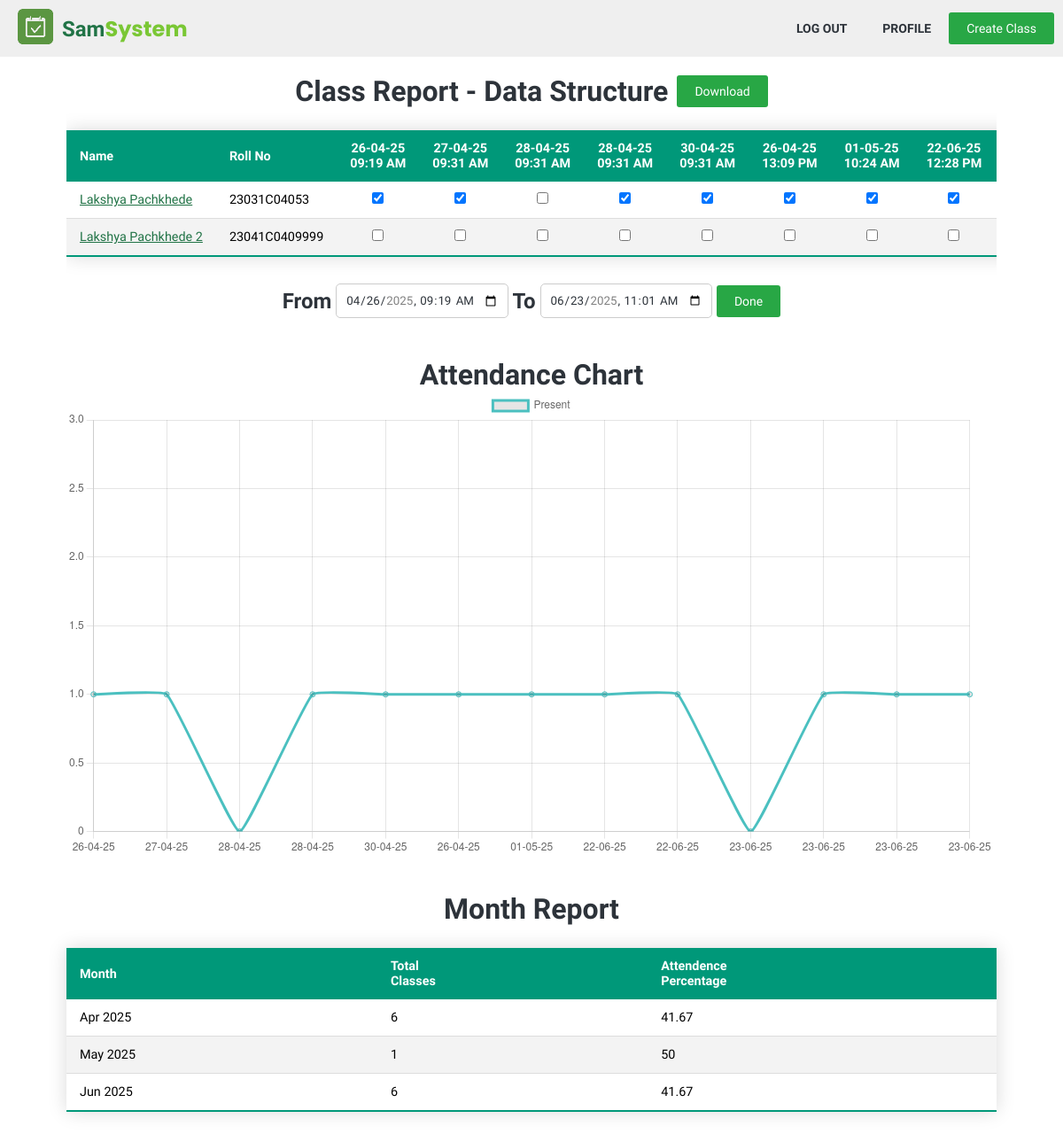
Page /class/class_report.php?id=3 (signed in) on the committed database.
### tables this page shows
CREATE TABLE `class` (
  `id` int(11) NOT NULL,
  `name` varchar(100) DEFAULT NULL,
  `description` text DEFAULT NULL,
  `teacher_id` int(11) DEFAULT NULL,
  `date_created` datetime DEFAULT current_timestamp(),
  `branch` int(11) DEFAULT NULL,
  `longitude` decimal(10,5) DEFAULT NULL,
  `latitude` decimal(10,5) DEFAULT NULL,
  `open_session_id` int(11) DEFAULT NULL
);

CREATE TABLE `attendence_session` (
  `id` int(11) NOT NULL,
  `class_id` int(11) DEFAULT NULL,
  `date_time` datetime NOT NULL DEFAULT current_timestamp()
);

CREATE TABLE `attends` (
  `student_id` int(11) NOT NULL,
  `class_id` int(11) NOT NULL,
  `date_joined` datetime DEFAULT current_timestamp()
);

CREATE TABLE `user` (
  `id` int(11) NOT NULL,
  `name` varchar(50) NOT NULL,
  `email` varchar(100) NOT NULL,
  `password` varchar(255) NOT NULL,
  `type` enum('student','teacher','admin') NOT NULL DEFAULT 'student',
  `approved` tinyint(1) NOT NULL DEFAULT 0,
  `date_created` date DEFAULT current_timestamp()
);

CREATE TABLE `student_profile` (
  `student_id` int(11) NOT NULL,
  `roll_no` varchar(15) NOT NULL,
  `branch` int(11) DEFAULT NULL,
  `bio` varchar(200) DEFAULT NULL
);

### utils.php (called while the page is built, shortened)
<?php
function getAttribute($conn, $table, $attribute, $parameter ,$value){
	$stmt = $conn->prepare("SELECT $attribute FROM $table WHERE $parameter = ?");
	$stmt->bind_param('i', $value);
	$stmt->execute();
	$result = $stmt->get_result()->fetch_assoc()[$attribute] ?? null;
	return $result;
}
function getNumberOfRecords($conn, $table)
{
	$stmt = $conn->prepare("SELECT COUNT(*) FROM $table");
	$stmt->execute();
	$stmt->bind_result($count);
	return $count;
}
function getRecords($conn, $table, $parameter, $value){
	$stmt = $conn->prepare("SELECT * FROM $table WHERE $parameter = ?");
	$stmt->bind_param('i', $value);
	$stmt->execute();
	$result = $stmt->get_result();
	return $result;
}
function getHtmlInputDate($str){
	return (new DateTime($str))->format('Y-m-d\TH:i');
}
function executeSql($conn, $sql){
	$stmt = $conn->prepare($sql);
	$stmt->execute();
	$result = $stmt->get_result();
	return $result;
}
?>

### class/class_report.php (the view, shortened to what this page needs)
<?php
require '../db/db_connector.php';
require '../utils.php';
$class_id = $_GET['id'];
$min_session_date = executeSql($conn, "SELECT MIN(date_time) FROM attendence_session WHERE class_id = $class_id");
$min_session_date = (getHtmlInputDate($min_session_date->fetch_assoc()['MIN(date_time)']));
$max_session_date = executeSql($conn, "SELECT MAX(date_time) FROM attendence_session WHERE class_id = $class_id");
$max_session_date = (getHtmlInputDate($max_session_date->fetch_assoc()['MAX(date_time)']));
function getMonth($monthNum) {
    $date = DateTime::createFromFormat('!m', $monthNum);
    return $date->format('M');
}
?>
<!DOCTYPE html>
<html lang="en">
<head>
	<link rel="stylesheet" href="../css/util.css">
	<link rel="stylesheet" href="../css/style.css">
</head>
<body>
	<?php require '..\components\nav_sm.php'; ?>
	<div class="container d-f-col mt20">
		<div class="d-fcc jc-sb g-10">
			<h1 >Class Report - <?= getAttribute($conn, "class", "name", "id", $class_id) ?></h1>
			<a href="/attendence/class/download_report.php?id=<?=$class_id?>" class="btn">Download</a>
		</div>
		<div class="scroll-wrapper">
			<table class="styled-table">
				<thead>
					<tr>
						<th>Name</th>
						<th>Roll No</th>
						<?php
						if (isset($start_date) && isset($end_date))
						{
							$sessions = executeSql($conn, "SELECT * FROM attendence_session WHERE class_id = $class_id AND DATE(date_time) >= '$start_date_str' AND DATE(date_time) <= '$end_date_str'");
						}
						else {
							$sessions =	getRecords($conn, "attendence_session", "class_id", $class_id);
						}
						$sessions_array = [];
						while($session = $sessions->fetch_assoc()){
							$sessions_array[] = $session;
							echo "<th class='tac'>". date('d-m-y', strtotime($session['date_time']))."<br>". date('H:i A', strtotime($session['date_time'])) ."</th>";
						}
						?>
					</tr>
				</thead>
				<tbody>
					<?php
					$all_students = getRecords($conn, "attends", "class_id", $class_id);
					while($row = $all_students->fetch_assoc()){
						$user_id = $row['student_id'];
						$student_name = getAttribute($conn, "user", "name", "id", $user_id);
						$student_roll_no = getAttribute($conn, "student_profile", "roll_no","student_id", $user_id);
						echo"
						<tr>
						<td ><a class='text-link' href='student_report.php?student_id=$user_id&class_id=$class_id'>$student_name</a></td>
						<td>$student_roll_no</td>";
						foreach($sessions_array  as $sess ){
							echo "<td class='tac'>";
							$stmt = $conn->prepare("SELECT * FROM attendence WHERE session_id = ? AND student_id = ?");
							$stmt->bind_param("ii", $sess['id'], $user_id);
							$stmt->execute();
							$result = $stmt->get_result();
							$r = $result->fetch_assoc();
							if ($r == null){
								echo "<input type='checkbox' class='attendence-checkbox' data-session-id=" . $sess['id'] ." data-student-id=". $user_id . ">";
							}
							else if ($r['status'] === 'present'){
								echo "<input type='checkbox' class='attendence-checkbox' data-session-id=" . $sess['id'] ." data-student-id=". $user_id . " checked>";
							}
							else if ($r['status'] === 'absent'){
								echo "<input type='checkbox' class='attendence-checkbox' data-session-id=" . $sess['id'] ." data-student-id=". $user_id . ">";
							}
							echo "</td>";
						}
						echo "</tr>";
					}
					?>
				</tbody>
			</table>
		</div>
		<form class="d-fcc jc-sb record-date-filter" method="GET" action="class_report.php">
			<div class="d-fcc record-date-filter-row">
				<h2 class="text-dark">From</h2>
				<input type="datetime-local"  class="ml10 f-input w-i" name="start_date" value="<?php if (isset($start_date)) {echo $_GET['start_date'];} else {echo "$min_session_date";}?>" min='<?=$min_session_date?>' max='<?=$max_session_date?>'>
			</div>
			<div class="d-fcc record-date-filter-row">
				<h2 class="text-dark">To</h2>
				<input type="datetime-local"  class="ml10 f-input w-i" name="end_date" min='<?=$min_session_date?>' max='<?=$max_session_date?>' value="<?php if (isset($end_date)) {echo $_GET['end_date'];} else {echo "$max_session_date";}?>">
			</div>
			<button class="btn" type="submit">Done</button>
		</form>
		<h1 class="mt40">Attendance Chart</h1>
		<canvas id="attendenceChart" width="800" height="400"></canvas>
		<h1 class="mt40">Month Report</h1>
		<table class="styled-table">
			<thead>
				<tr>
					<th>Month</th>
					<th>Total<br>Classes</th>
					<th>Attendence<br>Percentage</th>
				</tr>
			</thead>
			<tbody>
				<?php
				$monthsAndYear = $conn->query("SELECT DISTINCT MONTH(date_time) AS month, YEAR(date_time) AS year
					FROM attendence_session
					WHERE class_id = $class_id
					ORDER BY year, month;
					");
				while($row = $monthsAndYear->fetch_assoc() ){
					echo "<tr>";
					echo "<td>". getMonth($row['month'])." ". $row['year'] ."</td>";
					$totalClasses = $conn->query("SELECT COUNT(*) FROM attendence_session WHERE class_id = $class_id AND MONTH(date_time) =".$row["month"]." AND YEAR(date_time)=". $row['year'])->fetch_array()[0];
					echo "<td>$totalClasses</td>";
					$query = "
					SELECT COUNT(*) AS total
					FROM attendence
					WHERE session_id IN (
						SELECT id
						FROM attendence_session
						WHERE class_id = $class_id
						AND MONTH(date_time) = {$row['month']}
						AND YEAR(date_time) = {$row['year']}
						) AND status = 'present'
					";
					$result = $conn->query($query);
					$totalPresentMonth = $result->fetch_assoc()['total'];
					$totalStudents = getNumberOfRecords($conn, "attends WHERE class_id = $class_id");
					$sessionQuery = "
					SELECT COUNT(*) AS total_sessions
					FROM attendence_session
					WHERE class_id = $class_id
					AND MONTH(date_time) = {$row['month']}
					AND YEAR(date_time) = {$row['year']}
					";
					$sessionResult = $conn->query($sessionQuery);
					$totalSessions = $sessionResult->fetch_assoc()['total_sessions'];
					$totalPossible = $totalStudents * $totalSessions;
					$percentage = $totalPossible > 0
					? round(($totalPresentMonth / $totalPossible) * 100, 2)
					: 0;
					echo "<td>$percentage</td>";
					echo "</tr>";
				}
				?>
			</tbody>
		</div>
		<script>
			const ctx = document.getElementById('attendenceChart').getContext('2d');
			const attendenceChart = new Chart(ctx, {
				type: 'line',
				data: {
					labels: [
						<?php
						foreach($sessions_array  as $sess ){
							echo " ' ". date('d-m-y', strtotime($sess['date_time'])) ." ',";
						}
						?>
					],
					datasets: [{
						label: 'Present',
						data: [
							<?php
							foreach($sessions_array  as $sess ){
								echo getNumberOfRecords($conn, "attendence WHERE session_id =". $sess['id'] ." AND status='present'") .",";
							}
							?>
						],
						fill: false,
						borderColor: 'rgb(75, 192, 192)',
						tension: 0.1
					}]
				},
				options: {
					responsive: true,
					plugins: {
					},
					scales: {
						y: {
							beginAtZero: true,
							min: 0,
							max: 1 + <?php echo getNumberOfRecords($conn, "attends WHERE class_id = $class_id") ?>
						}
					}
				}
			});
		</script>
	</body>
	</html>

### css/util.css (style rules this page uses)
:root { --color-primary: #217346; --color-primary-light: #7ac735; --color-accent: #ff9900; --color-background: #fafafa; --color-text-dark: #2d333a; --color-highlight: #FFF9C4; --color-info: #00bcfe; --color-info-dark: #0095c7; --color-light-blue: #eaf4ff; --color-green: #28a745; --color-red: #dc3545; --color-green-dark:#218838; --color-red-dark: #c82333; }
.d-fcc { display: flex; justify-content: center; align-items: center; }
a { text-decoration: none; color:var(--color-text-dark) ; }
.ml10 { margin-left: 10px; }
.d-f-col { display: flex; justify-content: center; flex-direction: column; align-items: center; }
.tac { text-align: center; }
.mt20 { margin-top: 20px !important; }
.mt40 { margin-top: 40px !important; }
.jc-sb { justify-content: space-between; }
.btn { padding: 10px 20px; font-weight: normal; background: var(--color-green); border-radius: 3px; color: white; text-align: center; cursor: pointer; transition: all 0.5s ease-out; outline: none; border: none; font-size: 14px; }
.text-dark { color: var(--color-text-dark); }
.g-10 { gap: 10px; }
.w-i { width: initial !important; }
.text-link { color: var(--color-primary) !important; text-decoration: underline; }

### css/style.css (style rules this page uses)
* { margin: 0; padding: 0; font-family: "Quicksand", sans-serif; box-sizing: border-box; }
h1 { color: var(--color-text-dark); font-weight: 700; }
.f-input { width: 80%; border-radius: 5px; border: 1px solid #ccc; padding: 10px; color: var(--color-text-dark); margin: 5px; outline: none; }
.container { max-width: 1050px; margin: auto auto; }
.text-dark { color: var(--color-text-dark); font-weight: 700; }
.scroll-wrapper { width: 100%; overflow-x: scroll; }
.styled-table { border-collapse: collapse; margin: 25px 0; font-size: 0.9em; font-family: sans-serif; min-width: 100%; box-shadow: 0 0 20px rgba(0, 0, 0, 0.15); }
.styled-table thead tr { background-color: #009879; color: #ffffff; text-align: left; }
.styled-table th, .styled-table td { padding: 12px 15px; white-space: nowrap; max-width: 100%; }
.styled-table tbody tr { border-bottom: 1px solid #dddddd; }
.styled-table tbody tr:nth-of-type(even) { background-color: #f3f3f3; }
.styled-table tbody tr:last-of-type { border-bottom: 2px solid #009879; }
canvas { width:100% !important; height:40% !important; }

### rows in the picture
class: name "Data Structure"
attendence_session: date_time "26-04-25", date_time "09:19 AM"
attendence_session: date_time "27-04-25", date_time "09:31 AM"
attendence_session: date_time "28-04-25", date_time "09:31 AM"
attendence_session: date_time "28-04-25", date_time "09:31 AM"
attendence_session: date_time "30-04-25", date_time "09:31 AM"
attendence_session: date_time "26-04-25", date_time "13:09 PM"
attendence_session: date_time "01-05-25", date_time "10:24 AM"
attendence_session: date_time "22-06-25", date_time "12:28 PM"
attends: student.name "Lakshya Pachkhede", student.roll_no "23031C04053"
attends: student.name "Lakshya Pachkhede 2", student.roll_no "23041C0409999"

### other values in the picture
getMonth($row['month']) "Apr"
$row['year'] "2025"
$totalClasses "6"
$percentage "41.67"
getMonth($row['month']) "May"
$totalClasses "1"
$percentage "50"
getMonth($row['month']) "Jun"
chart data {{ date('d-m-y', strtotime($sess['date_time'])) }} 26-04-25, 27-04-25, 28-04-25, 28-04-25, 30-04-25, 26-04-25, 01-05-25, 22-06-25, 22-06-25, 23-06-25, 23-06-25, 23-06-25, 23-06-25
